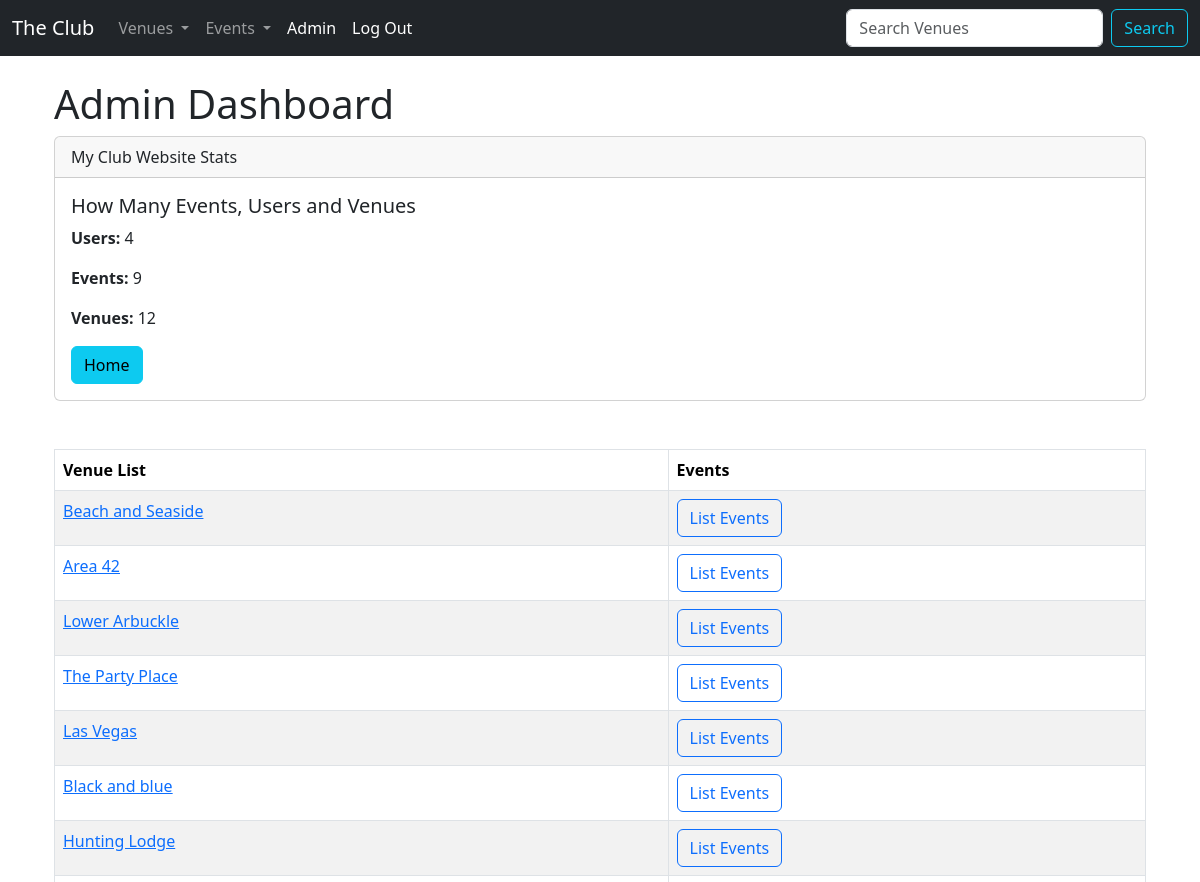
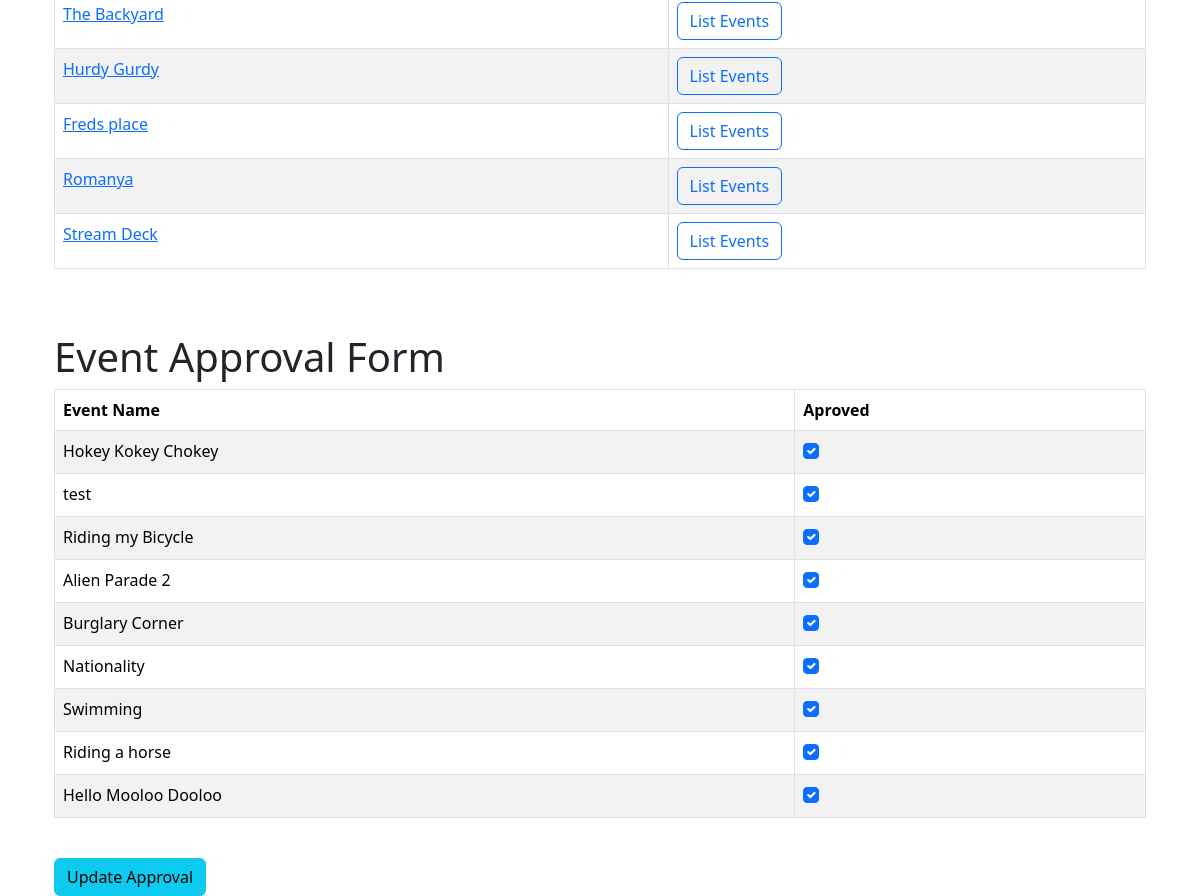
Screenshot of /admin_approval (signed in) with the database file from the repository (2 pictures, top to bottom).
### events/models.py (models this page shows, shortened)
class Venue(models.Model):
    name = models.CharField("Venue Name", max_length=120)
    address = models.CharField(max_length=300)
    zip_code = models.CharField("Zip Code", max_length=15)
    phone = models.CharField("Contact Phone", max_length=25, blank=True)
    web = models.URLField("Website Address", blank=True)
    email_address = models.EmailField("Email Address", blank=True)
    owner = models.IntegerField("Venue Owner", blank=False, default=1)
    venue_image = models.ImageField(null=True, blank=True, upload_to="images/")
    def __str__(self):
        return self.name

class Event(models.Model):
    name = models.CharField("Event Name", max_length=120)
    event_date = models.DateTimeField("Event Date")
    venue = models.ForeignKey(Venue, blank=True, null=True, on_delete=models.CASCADE)
    manager = models.ForeignKey(User, blank=True, null=True, on_delete=models.SET_NULL)
    description = models.TextField(blank=True)
    attendees = models.ManyToManyField(MyClubUser, blank=True)
    approved = models.BooleanField("Approved", default=False)
    def __str__(self):
        return self.name

### events/views.py (the view)
# urls.py: path("admin_approval", views.admin_approval, name="admin-approval"),
def admin_approval(request):
    venue_list = Venue.objects.all()
    event_count = Event.objects.all().count()
    venue_count = Venue.objects.all().count()
    user_count = User.objects.all().count()
    event_list = Event.objects.all().order_by("-event_date")
    if request.user.is_superuser:
        if request.method == "POST":
            id_list = request.POST.getlist("boxes")
            event_list.update(approved=False)
            for x in id_list:
                Event.objects.filter(pk=int(x)).update(approved=True)
            messages.success(request, ("Event List Approval Has Been Updated!"))
            return redirect("list-events")
        else:
            return render(
                request,
                "events/admin_approval.html",
                {
                    "event_list": event_list,
                    "event_count": event_count,
                    "venue_count": venue_count,
                    "user_count": user_count,
                    "venue_list": venue_list,
                },
            )
    else:
        messages.success(request, ("You aren't authorized to view this page!"))
        return redirect("home")

### events/templates/events/admin_approval.html (shortened to what this page needs)
{% extends 'events/base.html' %}
{% block content %}
<div class=container>
<br>
  <h1>Admin Dashboard</h1>
<div class="card">
  <div class="card-header">
    My Club Website Stats
  </div>
  <div class="card-body">
    <h5 class="card-title">How Many Events, Users and Venues</h5>
    <p class="card-text"><strong>Users:</strong> {{ user_count }}</p>
    <p class="card-text"><strong>Events:</strong> {{ event_count }}</p>
    <p class="card-text"><strong>Venues: </strong>{{ venue_count }}</p>
    <a href="{% url 'home' %}" class="btn btn-info">Home</a>
  </div>
</div>
<br><br>
<table class="table table-striped table-hover table-bordered">
  <thead>
    <tr>
      <th scope="col">Venue List</th>
      <th scope="col">Events</th>
    </tr>
  </thead>
  <tbody>
{% for venue in venue_list %}
  	<tr>
  		<td>
        <a href="{% url 'show-venue' venue.id %}">{{ venue }}</a>
      </td>
  		<td>
        <a class="btn btn-outline-primary" href="{% url 'venue-events' venue.id %}">List Events</a>
          		</td>
  	</tr>
{% endfor %}
 </tbody>
</table>
<br/><br/>
<h1>Event Approval Form</h1>
<form action="" method=POST>
<table class="table table-striped table-hover table-bordered">
  <thead>
    <tr>
      <th scope="col">Event Name</th>
      <th scope="col">Aproved</th>
    </tr>
  </thead>
  <tbody>
{% for event in event_list %}
  	<tr>
  		<td>{{event }}</td>
  		<td>
  			{% if event.approved %}
  			<div class="form-check">
  				<input class="form-check-input" type="checkbox" checked="checked" value={{event.id}} name="boxes">
  			</div>
  			{% else %}
  			<div class="form-check">
  				<input class="form-check-input" type="checkbox" value={{event.id}} name="boxes">
  			</div>
  			{% endif %}
  		</td>
  	</tr>
{% endfor %}
 </tbody>
</table>
<br/>
<button class='btn btn-info' type="submit">Update Approval</button>
{% endblock %}

### rows the page displays
Venue: name "Beach and Seaside"
Venue: name "Area 42"
Venue: name "Lower Arbuckle"
Venue: name "The Party Place"
Venue: name "Las Vegas"
Venue: name "Black and blue"
Venue: name "Hunting Lodge"
Venue: name "The Backyard"
Venue: name "Hurdy Gurdy"
Venue: name "Freds place"
Venue: name "Romanya"
Venue: name "Stream Deck"
Event: name "Hokey Kokey Chokey"
Event: name "test"
Event: name "Riding my Bicycle"
Event: name "Alien Parade 2"
Event: name "Burglary Corner"
Event: name "Nationality"
Event: name "Swimming"
Event: name "Riding a horse"
Event: name "Hello Mooloo Dooloo"

### other values shown
{{ user_count }} "4"
{{ event_count }} "9"
{{ venue_count }} "12"
